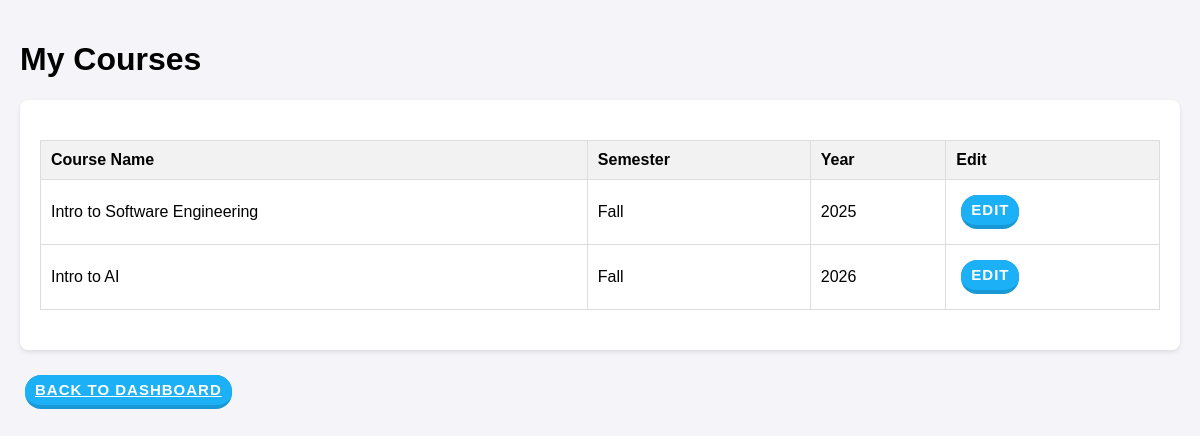
/instrcutor/courses/5/, run on the app's committed database.
### ScheduleAppData/models.py (models this page shows)
class Courses(models.Model):
    Id = models.AutoField(primary_key=True)
    CourseName = models.CharField(max_length=120)
    Semester = models.CharField(max_length=120)
    Year = models.IntegerField()

### ScheduleAppData/views.py (the view, shortened to what this page needs)
# urls.py: path('instrcutor/courses/<int:instructor_id>/', InstructorCourses.as_view(), name='instructor_courses'),
class InstructorCourses(View):
    def get(self, request, instructor_id):
        from ScheduleAppData.models import Courses
        instructor = User.objects.get(Id=instructor_id)
        courses = Courses.objects.filter(sections__Instructors=instructor).distinct()
        return render(request, "InstructorCourses.html", {'courses': courses, 'instructor': instructor})

### templates/InstructorCourses.html (shortened to what this page needs)
{% load static %}
<!DOCTYPE html>
<html lang="en">
<head>
    <link rel="stylesheet" href="{% static 'css/styles.css' %}">
</head>
<body>
    <div class="container">
        <h1>My Courses</h1>
        <div class="section">
            <table class="table-class">
                <thead>
                    <tr>
                        <th>Course Name</th>
                        <th>Semester</th>
                        <th>Year</th>
                        <th>Edit</th>
                    </tr>
                </thead>
                <tbody>
                    {% for course in courses %}
                    <tr>
                        <td>{{ course.CourseName }}</td>
                        <td>{{ course.Semester }}</td>
                        <td>{{ course.Year }}</td>
                        <td>
                            <button onclick="showEditForm('{{ course.Id }}', '{{ course.CourseName }}')" class="button" style="width: auto;">Edit</button>
                        </td>
                    </tr>
                    {% endfor %}
                </tbody>
            </table>
        </div>
        <a href="{% url 'instructor_dashboard' instructor.Id %}" class="button">Back to Dashboard</a>
    </div>
</body>
</html>

### static/css/styles.css (style rules this page uses)
body { font-family: Arial, sans-serif; margin: 0; padding: 0; background-color: #f4f4f9; }
.container { max-width: 1200px; margin: 0 auto; padding: 20px; }
.section { background: #fff; margin: 20px 0; padding: 20px; border-radius: 8px; box-shadow: 0 2px 4px rgba(0, 0, 0, 0.1); }
.button { appearance: button; background-color: #1899D6; border: solid transparent; border-radius: 16px; border-width: 0 0 4px; box-sizing: border-box; color: #FFFFFF; cursor: pointer; display: inline-block; font-family: din-round,sans-serif; font-size: 15px; font-weight: 700; letter-spacing: 1px; line-height: 10px; margin: 5px; outline: none; overflow: visible; padding: 10px; text-align: center; text-transform: uppercase; touch-action: manipulation; transform: translateZ(0); transition: filter .2s; user-select: none; -webkit-user-select: none; vertical-align: middle; white-space: nowrap; width: auto; }
.button:after { background-clip: padding-box; background-color: #1CB0F6; border: solid transparent; border-radius: 16px; border-width: 0 0 4px; bottom: -4px; content: ""; left: 0; position: absolute; right: 0; top: 0; z-index: -1; }
.button, .button:focus { user-select: auto; }
.table-class { width: 100%; border-collapse: collapse; margin: 20px 0; }
.table-class th, td { padding: 10px; text-align: left; border: 1px solid #ddd; }
.table-class th { background-color: #f2f2f2; }

### data on the page
Courses: CourseName "Intro to Software Engineering", Semester "Fall", Year "2025"
Courses: CourseName "Intro to AI", Semester "Fall", Year "2026"
